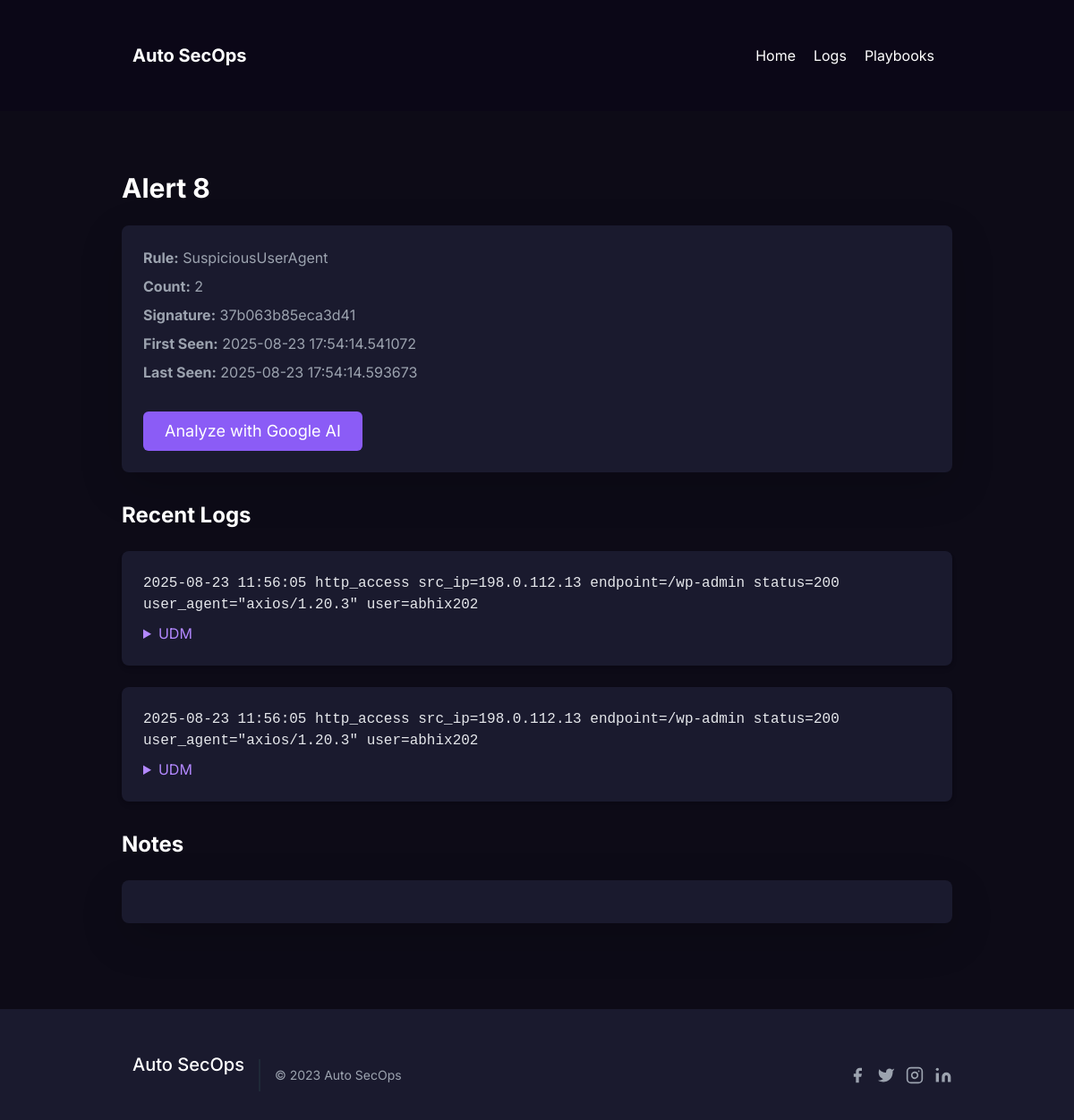
The page /alert/8 on the database as committed earlier.
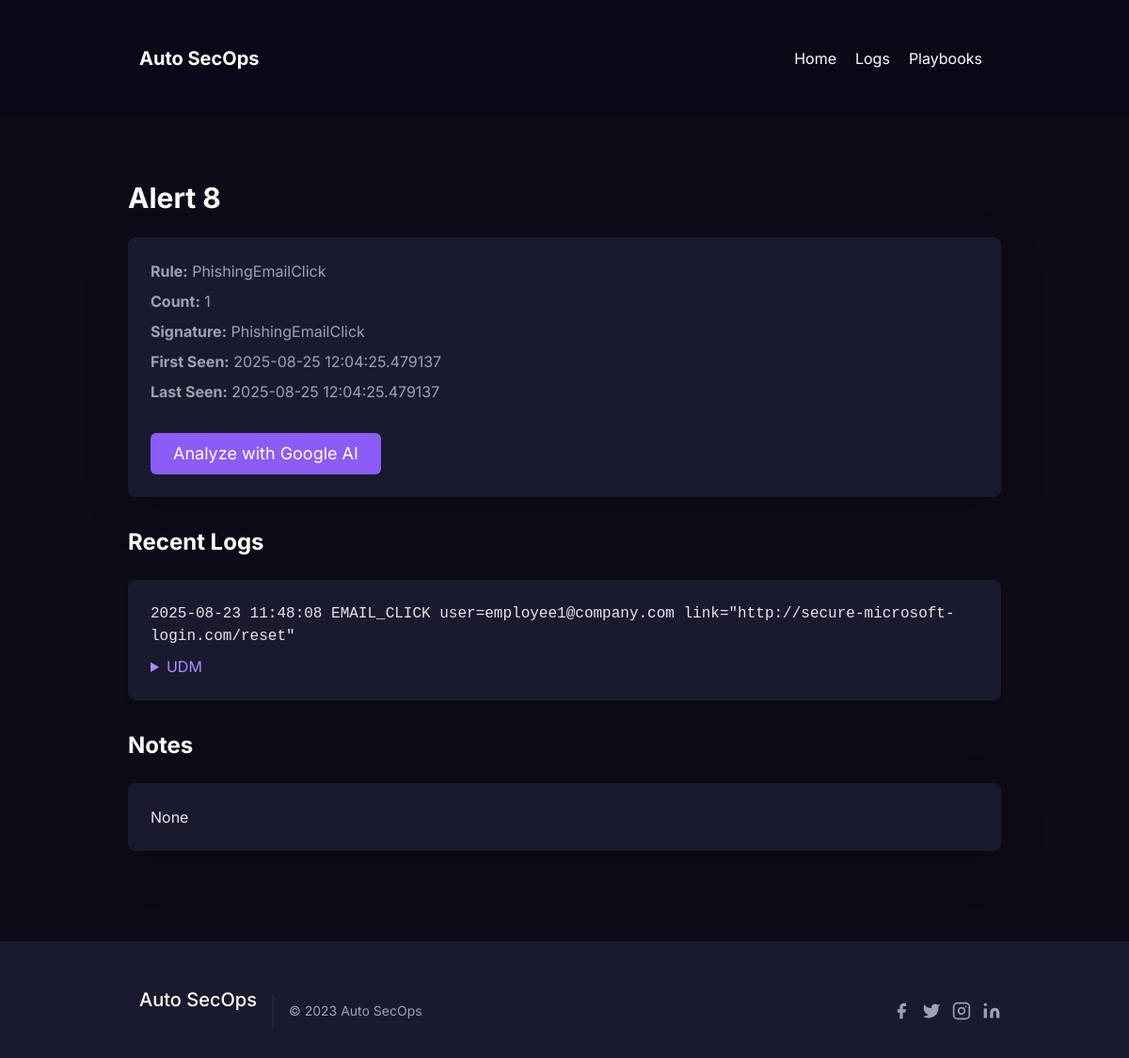
The same page on the database as committed later.
### app.py (models this page shows)
class Alert(db.Model):
    id = db.Column(db.Integer, primary_key=True)
    yara_rule_name = db.Column(db.String(255), nullable=True)
    rule_id = db.Column(db.Integer, db.ForeignKey('rule.id'), nullable=True)
    signature = db.Column(db.String(128), unique=True, nullable=False)
    count = db.Column(db.Integer, default=1)
    first_seen = db.Column(db.DateTime, default=now_utc)
    last_seen = db.Column(db.DateTime, default=now_utc)
    sample_log_id = db.Column(db.Integer, db.ForeignKey('log.id'), nullable=True)
    notes = db.Column(db.Text)
    display_sig = db.Column(db.String(255), nullable=True)

class Log(db.Model):
    id = db.Column(db.Integer, primary_key=True)
    raw = db.Column(db.Text, nullable=False)
    timestamp = db.Column(db.DateTime, nullable=True)
    udm = db.Column(db.Text)  # JSON string
    created_at = db.Column(db.DateTime, default=now_utc)

class AlertLog(db.Model):
    id = db.Column(db.Integer, primary_key=True)
    alert_id = db.Column(db.Integer, db.ForeignKey('alert.id'))
    log_id = db.Column(db.Integer, db.ForeignKey('log.id'))
    created_at = db.Column(db.DateTime, default=now_utc)

### app.py (the view)
@app.route('/alert/<int:alert_id>')
def alert_view(alert_id):
    a = Alert.query.get_or_404(alert_id)
    links = AlertLog.query.filter_by(alert_id=alert_id).order_by(AlertLog.created_at.desc()).limit(50).all()
    return render_template('alert_view.html', alert=a, links=links, Log=Log)

### templates/alert_view.html (shortened to what this page needs)
<!doctype html>
<html lang="en">
<head>
    <link href="https://cdn.jsdelivr.net/npm/bootstrap@5.3.0/dist/css/bootstrap.min.css" rel="stylesheet">
    <link href="https://cdn.jsdelivr.net/npm/tailwindcss@2.2.19/dist/tailwind.min.css" rel="stylesheet">
</head>
<body>
    <div class="fixed top-0 left-0 w-full z-50">
        <header class="text-white body-font bg-custom-dark">
            <div class="container mx-auto flex p-5 items-center justify-between">
                <a class="flex items-center text-white">
                    <span class="ml-3 text-xl font-bold">Auto SecOps</span>
                </a>
                <nav class="md:ml-auto flex flex-wrap items-center text-base justify-center">
                    <a href="/" class="mr-5 hover:text-purple-400 cursor-pointer transition-colors">Home</a>
                    <a href="/logs" class="mr-5 hover:text-purple-400 cursor-pointer transition-colors">Logs</a>
                    <a href="/playbooks" class="mr-5 hover:text-purple-400 cursor-pointer transition-colors">Playbooks</a>
                </nav>
            </div>
        </header>
    </div>
    <main class="min-h-screen bg-gray-900 pt-24">
        <section id="alert-details" class="text-gray-400 body-font">
            <div class="container mx-auto px-5 py-24">
                <h2 class="text-3xl font-bold text-white mb-4">Alert {{ alert.id }}</h2>
                <div class="bg-gray-800 p-6 rounded-lg shadow-lg mb-8">
                    <p class="mb-2"><strong>Rule:</strong> {{ alert.yara_rule_name or alert.rule_id or 'N/A' }}</p>
                    <p class="mb-2"><strong>Count:</strong> {{ alert.count }}</p>
                    <p class="mb-2"><strong>Signature:</strong> {{ alert.display_sig or alert.yara_rule_name or 'N/A' }}</p>
                    <p class="mb-2"><strong>First Seen:</strong> {{ alert.first_seen }}</p>
                    <p class="mb-2"><strong>Last Seen:</strong> {{ alert.last_seen }}</p>
                    <a href="/analyze/{{ alert.id }}" class="mt-4 inline-block text-white bg-purple-500 border-0 py-2 px-6 focus:outline-none hover:bg-purple-600 rounded text-lg">Analyze with Google AI</a>
                </div>
                <h3 class="text-2xl font-bold text-white mb-4">Recent Logs</h3>
                {% for link in links %}
                {% set log = Log.query.get(link.log_id) %}
                {% if log %}
                <div class="bg-gray-800 p-4 rounded-lg shadow-md mb-4">
                    <pre class="text-gray-200" style="white-space:pre-wrap;">{{ log.raw }}</pre>
                    <details class="mt-2">
                        <summary class="text-purple-400 cursor-pointer">UDM</summary>
                    </details>
                </div>
                {% endif %}
                {% endfor %}
                <h3 class="text-2xl font-bold text-white mt-8 mb-4">Notes</h3>
                <div class="bg-gray-800 p-6 rounded-lg shadow-lg">
                    <div class="text-gray-200" style="white-space: pre-wrap;">{{ alert.notes | safe }}</div>
                </div>
            </div>
        </section>
    </main>
    <footer class="text-gray-400 bg-gray-800 body-font mt-auto">
        <div class="container px-5 py-8 mx-auto flex items-center sm:flex-row flex-col">
            <a class="flex title-font font-medium items-center md:justify-start justify-center text-white">
                <span class="ml-3 text-xl">Auto SecOps</span>
            </a>
            <p class="text-sm text-gray-400 sm:ml-4 sm:pl-4 sm:border-l-2 sm:border-gray-800 sm:py-2 sm:mt-0 mt-4">
                © 2023 Auto SecOps
            </p>
            <span class="inline-flex sm:ml-auto sm:mt-0 mt-4 justify-center sm:justify-start">
                <a class="text-gray-400">
                    <svg fill="currentColor" stroke-linecap="round" stroke-linejoin="round" stroke-width="2" class="w-5 h-5" viewBox="0 0 24 24">
                        <path d="M18 2h-3a5 5 0 00-5 5v3H7v4h3v8h4v-8h3l1-4h-4V7a1 1 0 011-1h3z"></path>
                    </svg>
                </a>
                <a class="ml-3 text-gray-400">
                    <svg fill="currentColor" stroke-linecap="round" stroke-linejoin="round" stroke-width="2" class="w-5 h-5" viewBox="0 0 24 24">
                        <path d="M23 3a10.9 10.9 0 01-3.14 1.53 4.48 4.48 0 00-7.86 3v1A10.66 10.66 0 013 4s-4 9 5 13a11.64 11.64 0 01-7 2c9 5 20 0 20-11.5a4.5 4.5 0 00-.08-.83A7.72 7.72 0 0023 3z"></path>
                    </svg>
                </a>
                <a class="ml-3 text-gray-400">
                    <svg fill="none" stroke="currentColor" stroke-linecap="round" stroke-linejoin="round" stroke-width="2" class="w-5 h-5" viewBox="0 0 24 24">
                        <rect width="20" height="20" x="2" y="2" rx="5" ry="5"></rect>
                        <path d="M16 11.37A4 4 0 1112.63 8 4 4 0 0116 11.37zm1.5-4.87h.01"></path>
                    </svg>
                </a>
                <a class="ml-3 text-gray-400">
                    <svg fill="currentColor" stroke="currentColor" stroke-linecap="round" stroke-linejoin="round" stroke-width="0" class="w-5 h-5" viewBox="0 0 24 24">
                        <path stroke="none" d="M16 8a6 6 0 016 6v7h-4v-7a2 2 0 00-2-2 2 2 0 00-2 2v7h-4v-7a6 6 0 016-6zM2 9h4v12H2z"></path>
                        <circle cx="4" cy="4" r="2" stroke="none"></circle>
                    </svg>
                </a>
            </span>
        </div>
    </footer>
</body>
</html>

### templates/alert_view.html (style rules this page uses)
body { font-family: 'Inter', sans-serif; background-color: #0d0b17; }
.bg-custom-dark { background-color: #0b0717; }
.bg-gray-900 { background-color: #0d0b17; }
.bg-gray-800 { background-color: #1a1a2e; }
.text-purple-400 { color: #b388ff; }

Rows that differ between the two databases and show on the page:
no longer on this page (row edited): Log: raw "2025-08-23 11:56:05 http_access src_ip=198.0.112.13 endpoint=/wp-admin status=200 user_agent=\"axios/1.20.3\" user=abhix202"
no longer on this page (row edited): Log: raw "2025-08-23 11:56:05 http_access src_ip=198.0.112.13 endpoint=/wp-admin status=200 user_agent=\"axios/1.20.3\" user=abhix202"
changed Alert id 8: yara_rule_name "SuspiciousUserAgent" → "PhishingEmailClick"; count "2" → "1"; display_sig "37b063b85eca3d41" → "PhishingEmailClick"; first_seen "2025-08-23 17:54:14.541072" → "2025-08-25 12:04:25.479137"; last_seen "2025-08-23 17:54:14.593673" → "2025-08-25 12:04:25.479137"; notes (not shown) → "None"
now on this page (row edited): Log: raw "2025-08-23 11:48:08 EMAIL_CLICK user=employee1@company.com link=\"http://secure-microsoft-login.com/reset\""
